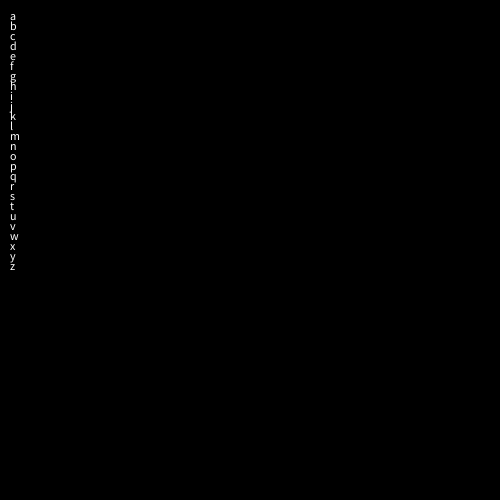
Frame 1 (no input)
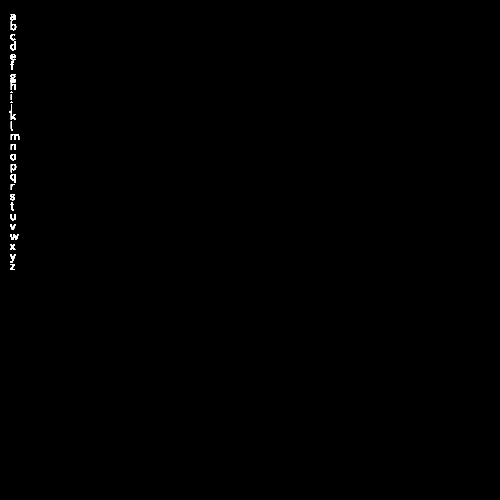
Frame 60 (the mouse pressed at the canvas centre just before this capture)
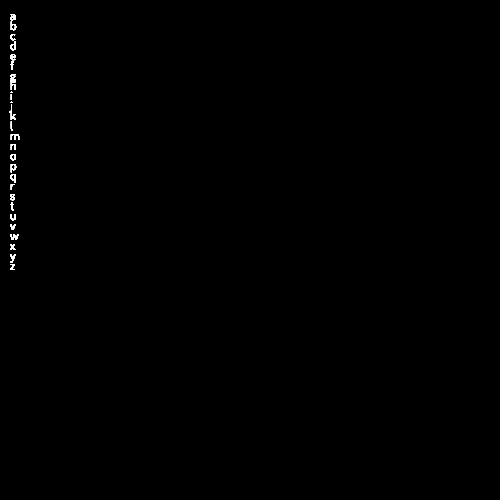
Frame 120 (the mouse held since frame 60 and released just before this capture)

The Processing sketch that drew these frames (run headless with seeded random() and noise(); from frame 60 on, the mouse is pressed at the canvas centre):

// Processing sketch: basic_array
// ── basic_array.pde
String aaa[] = {"a", "b", "c", "d", "e", "f", "g", "h", "i", "j", "k", "l", "m", "n", "o", "p", "q", "r", "s", "t", "u", "v", "w", "x", "y", "z"};

void setup() {
  size (500, 500);
  background(0);
}

void draw() {
  for (int de = 0; de < 26; de++) {
    text(aaa[de], 10, 20+10*de);
  }
}
